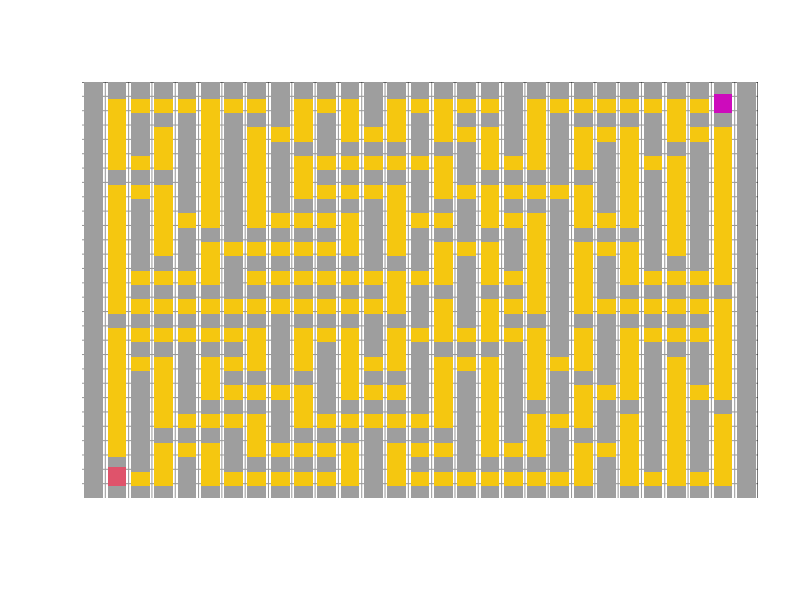

This chart was generated by the following R code:


maze=function(size,cex_set=2.5){
  #initiate
  size2=2*size-3
  block_map=matrix(0,size,size)
  maze_map=matrix(1,size2,size2)
  for(i in 1:(size-2)){
    for(j in 1:(size-2)){
      maze_map[2*i,2*j]=0
    }
  }
  #四面的圍牆
  block_map[1,]=1
  block_map[size,]=1
  block_map[,1]=1
  block_map[,size]=1
  
  #上下左右操作
  move=list(c(-1,0),c(1,0),c(0,-1),c(0,1))
  
  #用於判斷操作是否越界
  in_map=function(x,y){
    return((1<=x)&&(x<=size)&&(1<=y)&&(y<=size))
  }
  
  #connect用於拆牆
  connect=function(x,y,xx,yy){
    maze_map[(x+xx)-2,(y+yy)-2]<<- 0 #原本是<<-
  }
  
  #用於計算該節點周圍有幾面牆
  neighbor_count=function(x,y){
    temp=0
    for(i in 1:4){
      if(in_map(x+move[[i]][1],y+move[[i]][2])){
        if(block_map[x+move[[i]][1],y+move[[i]]][2]==1){
          temp=temp+1
        }
      }
    }
    return(temp)
  }
  
  
  #前準備(?)
  dfs=function(x,y){
    print(c(x,y,neighbor_count(x,y)))
    if(neighbor_count(x,y)==4){return}
    direction=c(FALSE,FALSE,FALSE,FALSE)
    while(neighbor_count(x,y)<4){
      temp=-1
      
      while(temp==-1 || direction[temp]==TRUE){
        temp=sample(1:4,1)
      }
      
      xx=x+move[[temp]][1]
      yy=y+move[[temp]][2]
      
      if(in_map(xx,yy)&&block_map[xx,yy]==0){
        block_map[xx,yy]<<-1
        connect(x,y,xx,yy)
        dfs(xx,yy)
        
        direction[temp]=TRUE
        if(neighbor_count(x,y)==4){
          return
        }
      }
    }
    return
  }
  
  #設起點，並開始生成地圖矩陣
  block_map[2,2]=1
  dfs(2,2)
  
  #生成地圖
  windows()
  plot(0,0,xlim=c(0,size2),ylim=c(0,size2),type="n",xaxs="i",yaxs="i",xlab="",ylab="",axes=0)
  for(i in 1:(size2-1)){
    abline(h=i,col="gray60") #水平線
    abline(v=i,col="gray60")
  }
  abline(h=size2)
  abline(v=size2)
  for(i in 1:size2){
    for(j in 1:size2){
      if(maze_map[i,j]==1){
        points(i-0.5,j-0.5,col=8,pch=15,cex=cex_set)
      }else{
        points(i-0.5,j-0.5,col=7,pch=15,cex=cex_set)
      }
    }
  }
  
  now.x=2
  now.y=2
  dest.x=size2-1
  dest.y=size2-1
  points(now.x-0.5,now.y-0.5,col=2,pch=15,cex=cex_set)
  points(dest.x-0.5,dest.y-0.5,col=6,pch=15,cex=cex_set)
  
  keydown=function(K){
    K=tolower(K)
    points(K)
    
    if(K=="down"){
      if(now.y>2&&maze_map[now.x,now.y-1]==0){
        points(now.x-0.5,now.y-0.5,col=7,pch=15,cex=cex_set)        
        now.y<<-now.y-1
        points(now.x-0.5,now.y-0.5,col=2,pch=15,cex=cex_set)
      }
    }
    
    if(K=="up"){
      if(now.y<size2-1 && maze_map[now.x,now.y+1]==0){
        points(now.x-0.5,now.y-0.5,col=7,pch=15,cex=cex_set)
        now.y<<-now.y+1
        points(now.x-0.5,now.y-0.5,col=2,pch=15,cex=cex_set)
      }
    }
    
    if(K=="left"){
      if(now.x>2&&maze_map[now.x-1,now.y]==0){
        points(now.x-0.5,now.y-0.5,col=7,pch=15,cex=cex_set)
        now.x<<-now.x-1
        points(now.x-0.5,now.y-0.5,col=2,pch=15,cex=cex_set)
      }
    }
    
    if(K=="right"){
      if(now.x<size2-1 && maze_map[now.x+1,now.y]==0){
        points(now.x-0.5,now.y-0.5,col=7,pch=15,cex=cex_set)
        now.x<<-now.x+1
        points(now.x-0.5,now.y-0.5,col=2,pch=15,cex=cex_set)
      }
    }
    
    if(now.x==dest.x && now.y==dest.y){
      legend("center","YOU WIN~",cex=3,bg="white")
      getGraphicsEvent(onKeybd =NULL)
    }
  }
  
  
  getGraphicsEvent(onKeybd = keydown)
  
}

maze(16)
